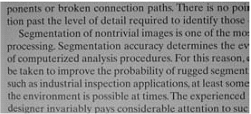
%> input picture Matlab_figures/texto.bmp, 251 x 114 px
$ octave thresholding_automatico.m   (GNU Octave 9; MATLAB toolbox functions it lacks are replaced by stand-ins)
%> lines starting %> are read from the running program, lines starting %| are printed output that depends on the picture; in (x1, y1, x2, y2) boxes, pixels count from 0 and x2, y2 are one past the last pixel; in counts of white or black regions, pixels touching at a corner belong together; the program's own positions count from 1
pkg load image

In = imread('texto.bmp');
%> In is the input picture: size 114x251 uint8; min 7, max 255, mean 142.5
subplot(2,2,1), imshow(In), title('Original');
hf = imhist(In);
%> hf = 256 values, max 2386 at index 158, min 0 at index 1, mean 111.8
subplot(2,2,2), plot(hf);

T1 = 0.5*(double(min(In(:)))+double(max(In(:))));
%> T1 = 131
done = false;
while ~done
  g = In >= T1;
  T1next = 0.5*(mean(In(g)) + mean(In(~g)));
  done = abs(T1 - T1next) < 0.5;
  T1 = T1next;
end
%> this loop made 3 passes
%> (T1next, done, T1) on passes 1 to 3: (128.2, false, 128.2), (127.1, false, 127.1), (127.1, true, 127.1)
%> pass 1, `g = In >= T1;`:
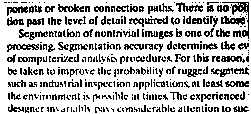
%> g: size 114x251 logical; 74.3% white; black in thin lines or dots
%> pass 2, `g = In >= T1;`:
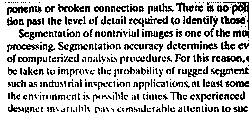
%> g: size 114x251 logical; 75.6% white; black in thin lines or dots

T2 = T1/255
%> T2 = 0.498
s1 = im2bw(In,T2);
subplot(2,2,3), imshow(s1), title('Thresholding automatico');
subplot(2,2,4), plot(s1);
%> after `plot(s1)`:
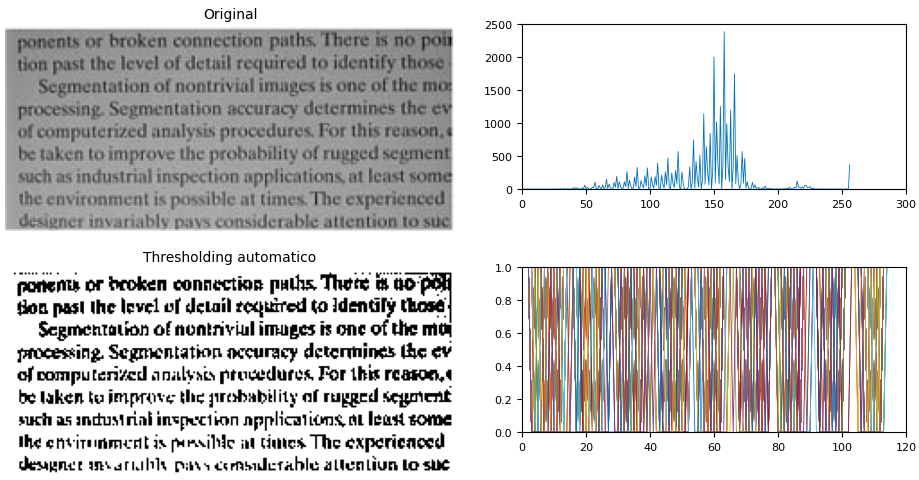
%> figure redrawn from the program's plot data, 4 panels

# 2o metodo (utilizando so a funcao graythresh)
#T = graythresh(In);
#s1 = im2bw(In,T);
#subplot(2,2,4), imshow(s1), title('Thresholding automatico');
#subplot(2,2,4), plot(s1);

$ run again, with Matlab_figures/Solda.bmp copied over Matlab_figures/texto.bmp
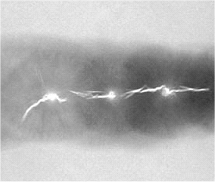
%> input picture Matlab_figures/Solda.bmp, 215 x 182 px
%> In is the input picture: size 182x215 uint8; min 54, max 255, mean 177.8
%> hf = 256 values, max 3918 at index 223, min 0 at index 1, mean 152.9
%> `T1 = 0.5*(double(min(In(:)))+double(max(In(:))));`: T1 = 154.5
%> the loop `while ~done` made 7 passes
%> (T1next, done, T1) on passes 1 to 7: (158.7, false, 158.7), (161.8, false, 161.8), (164.1, false, 164.1), (166.5, false, 166.5), (169.4, false, 169.4), (170.7, false, 170.7), (170.8, true, 170.8)
%> pass 1, `g = In >= T1;`:
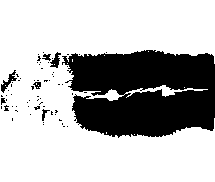
%> g: size 182x215 logical; 71.5% white; 67 black regions (60 under 20 px), largest, box (x1, y1, x2, y2) and area: (62, 50, 215, 138) 10666, (1, 70, 17, 93) 114, (50, 52, 61, 68) 87
%> T2 = 0.67
%> s1: size 182x215 logical; 58.4% white; 29 black regions (27 under 20 px), largest, box (x1, y1, x2, y2) and area: (1, 47, 215, 142) 16155, (1, 124, 10, 141) 80
%> `plot(s1)`:
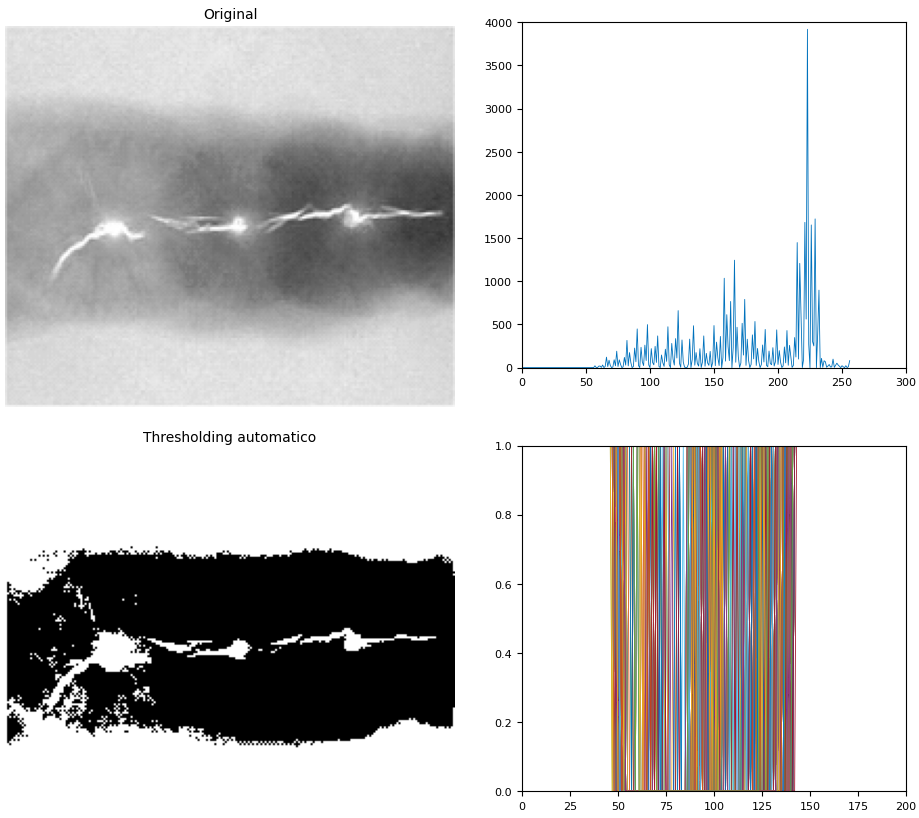
%> figure redrawn from the program's plot data, 4 panels
